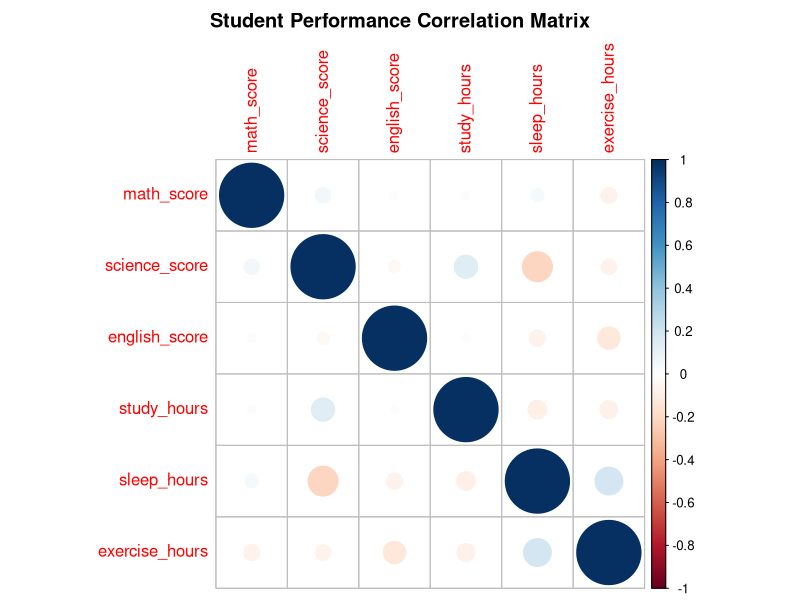
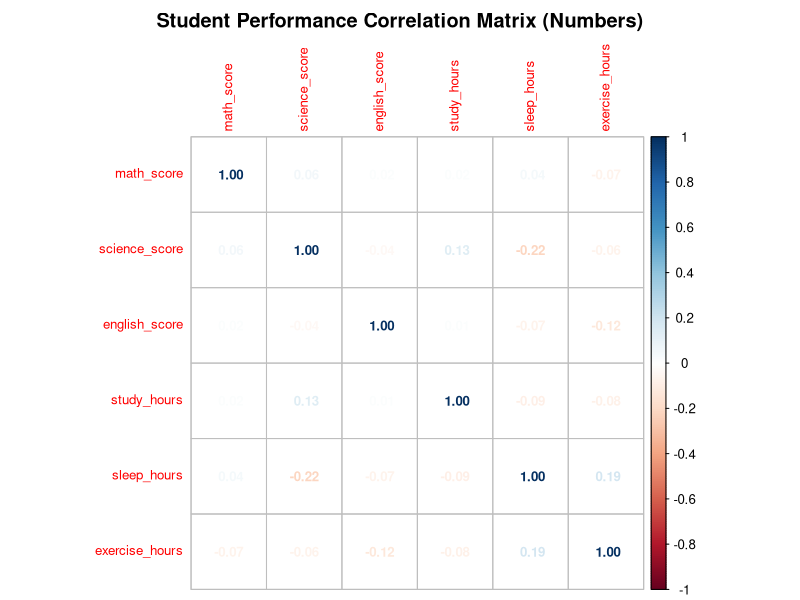
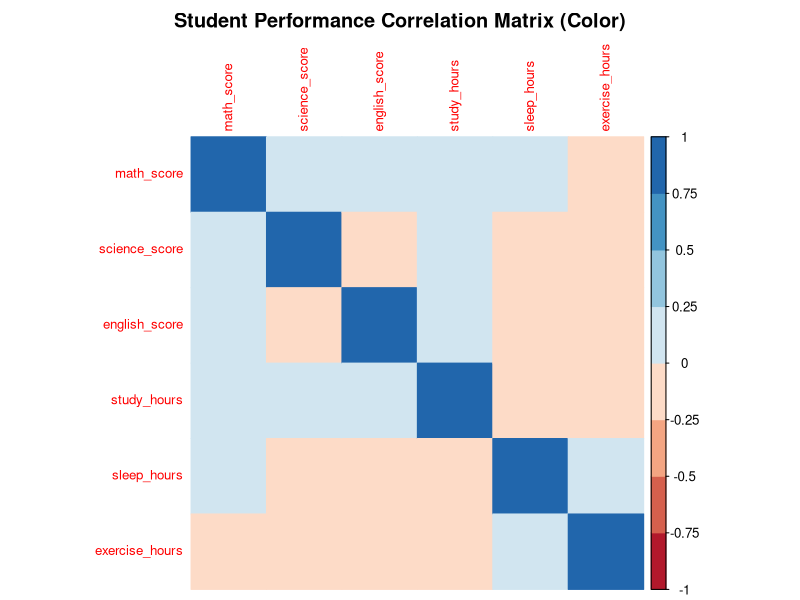
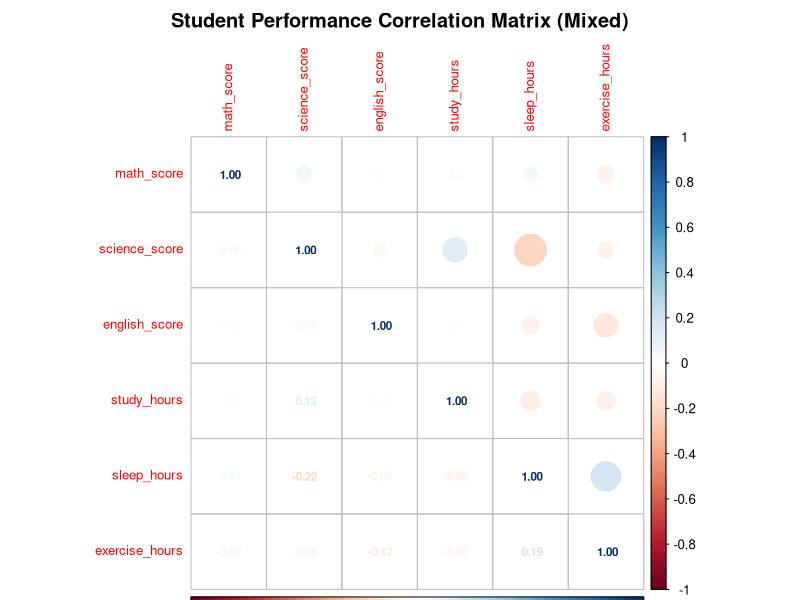
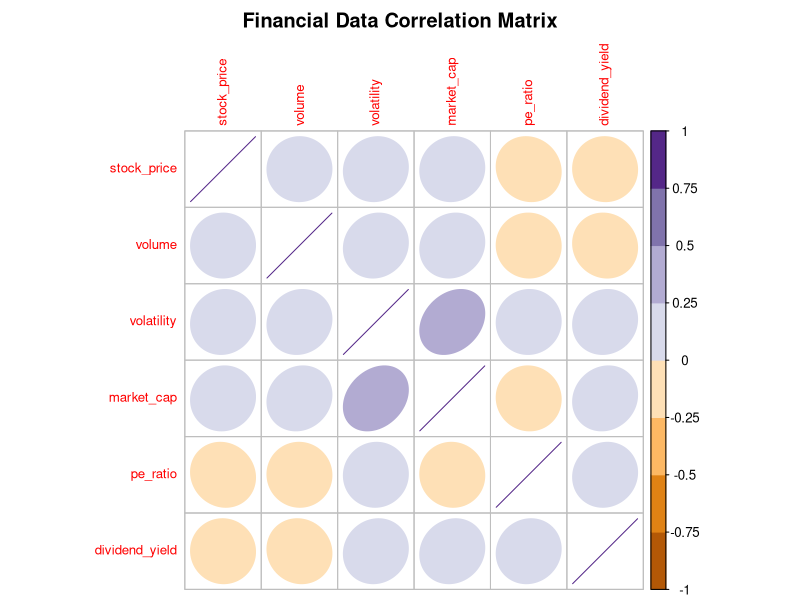
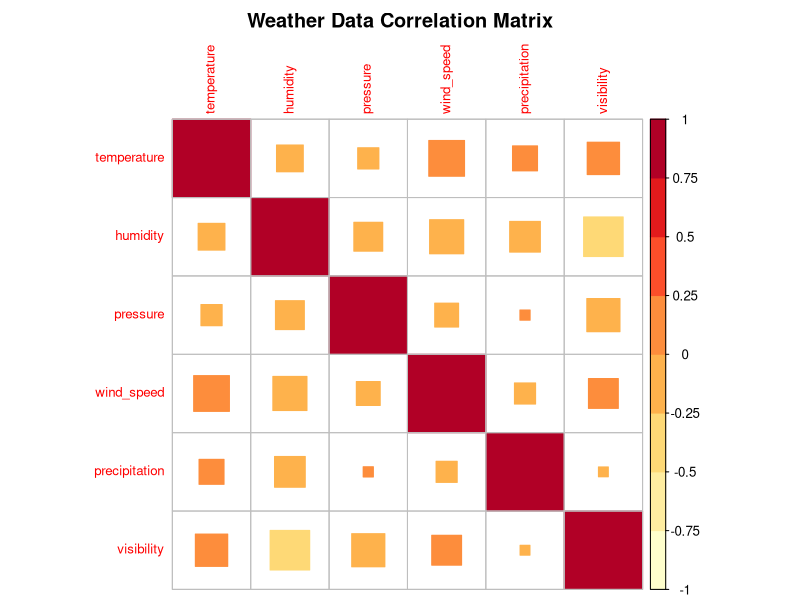
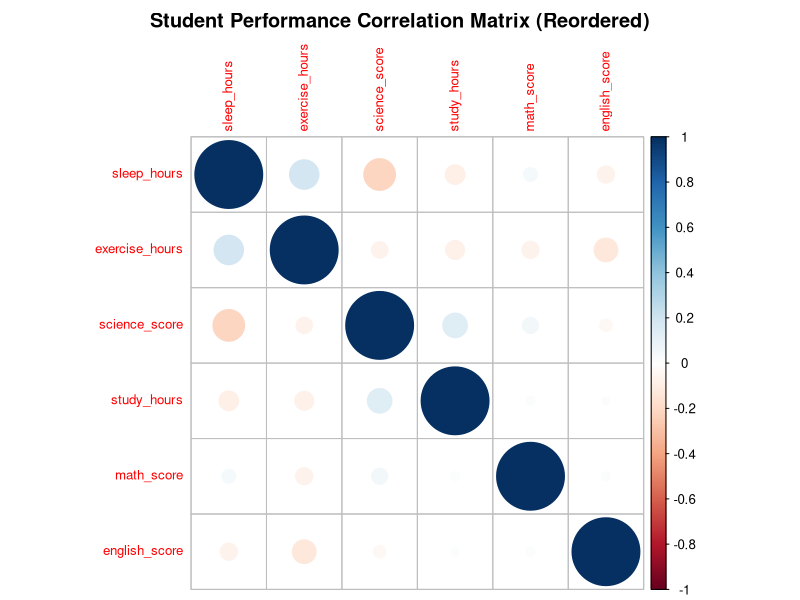
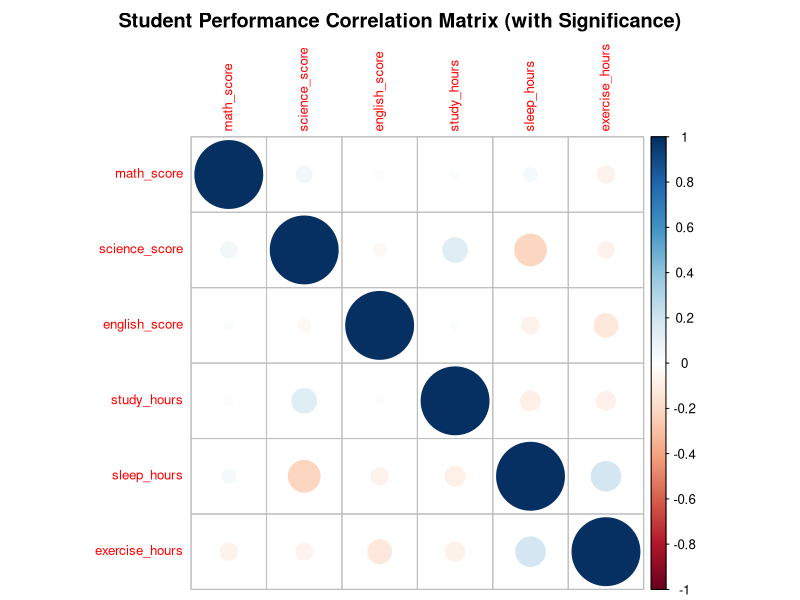

These figures' R source, in order:
# corrplot: Correlation Matrix Visualization Examples
# This script demonstrates key corrplot functions with simple sample data

# Load required libraries
library(corrplot)
library(RColorBrewer)

# Set seed for reproducible results
set.seed(16)

# Create simple sample data
# Sample 1: Student performance data (continuous variables)
students <- data.frame(
  math_score = rnorm(100, mean = 75, sd = 10),
  science_score = rnorm(100, mean = 78, sd = 8),
  english_score = rnorm(100, mean = 80, sd = 12),
  study_hours = rnorm(100, mean = 15, sd = 3),
  sleep_hours = rnorm(100, mean = 7.5, sd = 1.2),
  exercise_hours = rnorm(100, mean = 5, sd = 2)
)

# Sample 2: Financial data
financial_data <- data.frame(
  stock_price = rnorm(100, mean = 100, sd = 15),
  volume = rnorm(100, mean = 1000000, sd = 200000),
  volatility = rnorm(100, mean = 0.02, sd = 0.01),
  market_cap = rnorm(100, mean = 5000000000, sd = 1000000000),
  pe_ratio = rnorm(100, mean = 20, sd = 5),
  dividend_yield = rnorm(100, mean = 0.03, sd = 0.01)
)

# Sample 3: Weather data
weather_data <- data.frame(
  temperature = rnorm(100, mean = 20, sd = 8),
  humidity = rnorm(100, mean = 60, sd = 15),
  pressure = rnorm(100, mean = 1013, sd = 20),
  wind_speed = rnorm(100, mean = 10, sd = 5),
  precipitation = rnorm(100, mean = 2, sd = 3),
  visibility = rnorm(100, mean = 10, sd = 2)
)

# Function to create correlation matrix
create_correlation_matrix <- function(data, title) {
  # Calculate correlation matrix
  cor_matrix <- cor(data, use = "complete.obs")
  
  # Round to 2 decimal places for display
  cor_matrix_rounded <- round(cor_matrix, 2)
  
  cat(paste("\n=== Correlation Matrix for", title, "===\n"))
  print(cor_matrix_rounded)
  
  return(cor_matrix)
}

# 1. Basic correlation plot with default settings
cat("Creating basic correlation plot...\n")
cor_students <- create_correlation_matrix(students, "Student Performance")

# Save basic plot
png("images/01_basic_correlation.png", width = 800, height = 600, res = 100)
corrplot(cor_students, 
         method = "circle",
         title = "Student Performance Correlation Matrix",
         mar = c(0, 0, 2, 0))
dev.off()

# 2. Correlation plot with numbers
cat("Creating correlation plot with numbers...\n")
png("images/02_correlation_numbers.png", width = 800, height = 600, res = 100)
corrplot(cor_students, 
         method = "number",
         title = "Student Performance Correlation Matrix (Numbers)",
         mar = c(0, 0, 2, 0),
         number.cex = 0.8,
         tl.cex = 0.8)
dev.off()

# 3. Correlation plot with color gradient
cat("Creating correlation plot with color gradient...\n")
png("images/03_correlation_color.png", width = 800, height = 600, res = 100)
corrplot(cor_students, 
         method = "color",
         title = "Student Performance Correlation Matrix (Color)",
         mar = c(0, 0, 2, 0),
         col = brewer.pal(n = 8, name = "RdBu"),
         tl.cex = 0.8)
dev.off()

# 4. Mixed correlation plot (upper triangle: circles, lower triangle: numbers)
cat("Creating mixed correlation plot...\n")
png("images/04_mixed_correlation.png", width = 800, height = 600, res = 100)
# First plot: upper triangle with circles
corrplot(cor_students, 
         method = "circle",
         type = "upper",
         title = "Student Performance Correlation Matrix (Mixed)",
         mar = c(0, 0, 2, 0),
         tl.cex = 0.8,
         tl.pos = "lt")  # Position text labels on left and top
# Second plot: lower triangle with numbers
corrplot(cor_students, 
         method = "number",
         type = "lower",
         add = TRUE,
         tl.pos = "n",  # Don't show text labels for second plot
         number.cex = 0.7)
dev.off()

# 5. Financial data correlation with different color scheme
cat("Creating financial correlation plot...\n")
cor_financial <- create_correlation_matrix(financial_data, "Financial Data")

png("images/05_financial_correlation.png", width = 800, height = 600, res = 100)
corrplot(cor_financial, 
         method = "ellipse",
         title = "Financial Data Correlation Matrix",
         mar = c(0, 0, 2, 0),
         col = brewer.pal(n = 8, name = "PuOr"),
         tl.cex = 0.8)
dev.off()

# 6. Weather data correlation with significance test
cat("Creating weather correlation plot...\n")
cor_weather <- create_correlation_matrix(weather_data, "Weather Data")

png("images/06_weather_correlation.png", width = 800, height = 600, res = 100)
corrplot(cor_weather, 
         method = "square",
         title = "Weather Data Correlation Matrix",
         mar = c(0, 0, 2, 0),
         col = brewer.pal(n = 8, name = "YlOrRd"),
         tl.cex = 0.8)
dev.off()

# 7. Correlation plot with reordered variables (hierarchical clustering)
cat("Creating reordered correlation plot...\n")
png("images/07_reordered_correlation.png", width = 800, height = 600, res = 100)
corrplot(cor_students, 
         method = "circle",
         order = "hclust",
         title = "Student Performance Correlation Matrix (Reordered)",
         mar = c(0, 0, 2, 0),
         tl.cex = 0.8)
dev.off()

# 8. Correlation plot with confidence intervals (simplified)
cat("Creating correlation plot with confidence intervals...\n")
png("images/08_confidence_correlation.png", width = 800, height = 600, res = 100)
corrplot(cor_students, 
         method = "circle",
         title = "Student Performance Correlation Matrix (with Significance)",
         mar = c(0, 0, 2, 0),
         tl.cex = 0.8)
dev.off()

# 9. Correlation plot with custom colors and theme
cat("Creating custom styled correlation plot...\n")
png("images/09_custom_correlation.png", width = 800, height = 600, res = 100)
corrplot(cor_students, 
         method = "shade",
         title = "Student Performance Correlation Matrix (Custom Style)",
         mar = c(0, 0, 2, 0),
         col = c("#FF0000", "#FFFFFF", "#0000FF"),
         tl.cex = 0.8,
         tl.col = "black",
         bg = "white")
dev.off()

# 10. Summary correlation plot combining all datasets
cat("Creating summary correlation plot...\n")
# Combine key variables from all datasets
summary_data <- data.frame(
  math_score = students$math_score[1:50],
  study_hours = students$study_hours[1:50],
  stock_price = financial_data$stock_price[1:50],
  temperature = weather_data$temperature[1:50]
)

cor_summary <- create_correlation_matrix(summary_data, "Combined Data")

png("images/10_summary_correlation.png", width = 800, height = 600, res = 100)
corrplot(cor_summary, 
         method = "pie",
         title = "Combined Data Correlation Matrix",
         mar = c(0, 0, 2, 0),
         tl.cex = 0.8)
dev.off()

# Print summary statistics
cat("\n=== corrplot Examples Summary ===\n")
cat("Created 10 different correlation visualization types:\n")
cat("1. Basic correlation plot (circles)\n")
cat("2. Correlation plot with numbers\n")
cat("3. Correlation plot with color gradient\n")
cat("4. Mixed correlation plot (circles + numbers)\n")
cat("5. Financial data correlation (ellipses)\n")
cat("6. Weather data correlation (squares)\n")
cat("7. Reordered correlation plot (hierarchical clustering)\n")
cat("8. Correlation plot with confidence intervals\n")
cat("9. Custom styled correlation plot (shades)\n")
cat("10. Summary correlation plot (pie charts)\n")
cat("\nAll plots saved to images/\n")
cat("Sample data includes:\n")
cat("- 100 students with 6 performance variables\n")
cat("- 100 financial records with 6 market variables\n")
cat("- 100 weather records with 6 climate variables\n")
cat("- Combined dataset with key variables from each domain\n")
cat("\nCorrelation methods demonstrated:\n")
cat("- circle, number, color, ellipse, square, shade, pie\n")
cat("- upper/lower triangle combinations\n")
cat("- hierarchical clustering reordering\n")
cat("- significance testing\n")
cat("- custom color schemes\n")
